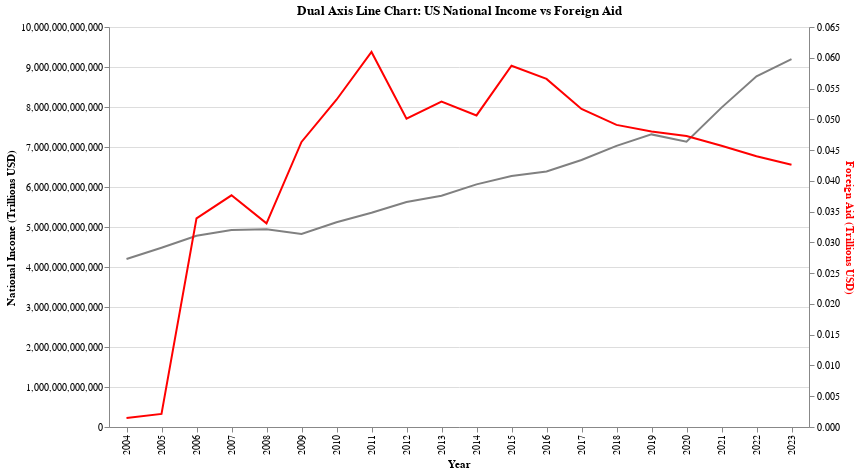

The notebook cell saved with this chart:
### Code cell
# Line chart for national income
income_line = alt.Chart(combined).mark_line(color='gray').encode(
    x='Year:O',
    y=alt.Y('NICUR_Trillions:Q', axis=alt.Axis(title='National Income (Trillions USD)')),
    tooltip=['Year', 'NICUR_Trillions']
)

# Line chart for foreign aid (on a secondary axis)
aid_line = alt.Chart(combined).mark_line(color='red').encode(
    x='Year:O',
    y=alt.Y('constant_amount_trillions:Q', # Changed to 'constant_amount_trillions'
           axis=alt.Axis(title='Foreign Aid (Trillions USD)', titleColor='red')),
    tooltip=['Year', 'constant_amount_trillions'] # Changed to 'constant_amount_trillions'
)

dual_axis_chart = alt.layer(income_line, aid_line).resolve_scale(
    y='independent'
).properties(
    title='Dual Axis Line Chart: US National Income vs Foreign Aid',
    width=700,
    height=400
)

dual_axis_chart

### Figure 1 — Vega-Lite specification as saved in the notebook (floating-point values rounded to 4 significant figures)
{"config": {"view": {"continuousWidth": 300, "continuousHeight": 300}}, "layer": [{"mark": {"type": "line", "color": "gray"}, "encoding": {"tooltip": [{"field": "Year", "type": "quantitative"}, {"field": "NICUR_Trillions", "type": "quantitative"}], "x": {"field": "Year", "type": "ordinal"}, "y": {"axis": {"title": "National Income (Trillions USD)"}, "field": "NICUR_Trillions", "type": "quantitative"}}}, {"mark": {"type": "line", "color": "red"}, "encoding": {"tooltip": [{"field": "Year", "type": "quantitative"}, {"field": "constant_amount_trillions", "type": "quantitative"}], "x": {"field": "Year", "type": "ordinal"}, "y": {"axis": {"title": "Foreign Aid (Trillions USD)", "titleColor": "red"}, "field": "constant_amount_trillions", "type": "quantitative"}}}], "data": {"name": "data-a57452bc830d94b5ea11b7dcaf98f414"}, "height": 400, "resolve": {"scale": {"y": "independent"}}, "title": "Dual Axis Line Chart: US National Income vs Foreign Aid", "width": 700, "$schema": "https://vega.github.io/schema/vega-lite/v5.20.1.json", "datasets": {"data-a57452bc830d94b5ea11b7dcaf98f414": [{"Year": 2004, "NICUR": 42000.0, "NICUR_Trillions": 4200000000000.0, "constant_amount": 1466102539, "constant_amount_trillions": 0.001466}, {"Year": 2005, "NICUR": 44800.0, "NICUR_Trillions": 4480000000000.0, "constant_amount": 2129828608, "constant_amount_trillions": 0.00213}, {"Year": 2006, "NICUR": 47790.0, "NICUR_Trillions": 4779000000000.0, "constant_amount": 33904178705, "constant_amount_trillions": 0.0339}, {"Year": 2007, "NICUR": 49220.0, "NICUR_Trillions": 4922000000000.0, "constant_amount": 37648660584, "constant_amount_trillions": 0.03765}, {"Year": 2008, "NICUR": 49460.0, "NICUR_Trillions": 4946000000000.0, "constant_amount": 33097095720, "constant_amount_trillions": 0.0331}, {"Year": 2009, "NICUR": 48260.0, "NICUR_Trillions": 4826000000000.0, "constant_amount": 46325997960, "constant_amount_trillions": 0.04633}, {"Year": 2010, "NICUR": 51180.0, "NICUR_Trillions": 5118000000000.0, "constant_amount": 53177813791, "constant_amount_trillions": 0.05318}, {"Year": 2011, "NICUR": 53550.0, "NICUR_Trillions": 5355000000000.0, "constant_amount": 60950239766, "constant_amount_trillions": 0.06095}, {"Year": 2012, "NICUR": 56260.0, "NICUR_Trillions": 5626000000000.0, "constant_amount": 50097111891, "constant_amount_trillions": 0.0501}, {"Year": 2013, "NICUR": 57840.0, "NICUR_Trillions": 5784000000000.0, "constant_amount": 52881726258, "constant_amount_trillions": 0.05288}, {"Year": 2014, "NICUR": 60660.0, "NICUR_Trillions": 6066000000000.0, "constant_amount": 50628274916, "constant_amount_trillions": 0.05063}, {"Year": 2015, "NICUR": 62740.0, "NICUR_Trillions": 6274000000000.0, "constant_amount": 58699030185, "constant_amount_trillions": 0.0587}, {"Year": 2016, "NICUR": 63900.0, "NICUR_Trillions": 6390000000000.0, "constant_amount": 56566654725, "constant_amount_trillions": 0.05657}, {"Year": 2017, "NICUR": 66750.0, "NICUR_Trillions": 6675000000000.0, "constant_amount": 51692587854, "constant_amount_trillions": 0.05169}, {"Year": 2018, "NICUR": 70280.0, "NICUR_Trillions": 7028000000000.0, "constant_amount": 49095840692, "constant_amount_trillions": 0.0491}, {"Year": 2019, "NICUR": 73150.0, "NICUR_Trillions": 7315000000000.0, "constant_amount": 48032239571, "constant_amount_trillions": 0.04803}, {"Year": 2020, "NICUR": 71340.0, "NICUR_Trillions": 7134000000000.0, "constant_amount": 47286930882, "constant_amount_trillions": 0.04729}, {"Year": 2021, "NICUR": 79840.0, "NICUR_Trillions": 7984000000000.0, "constant_amount": 45700734253, "constant_amount_trillions": 0.0457}, {"Year": 2022, "NICUR": 87670.0, "NICUR_Trillions": 8767000000000.0, "constant_amount": 43990720437, "constant_amount_trillions": 0.04399}, {"Year": 2023, "NICUR": 91950.0, "NICUR_Trillions": 9195000000000.0, "constant_amount": 42609265977, "constant_amount_trillions": 0.04261}]}}
